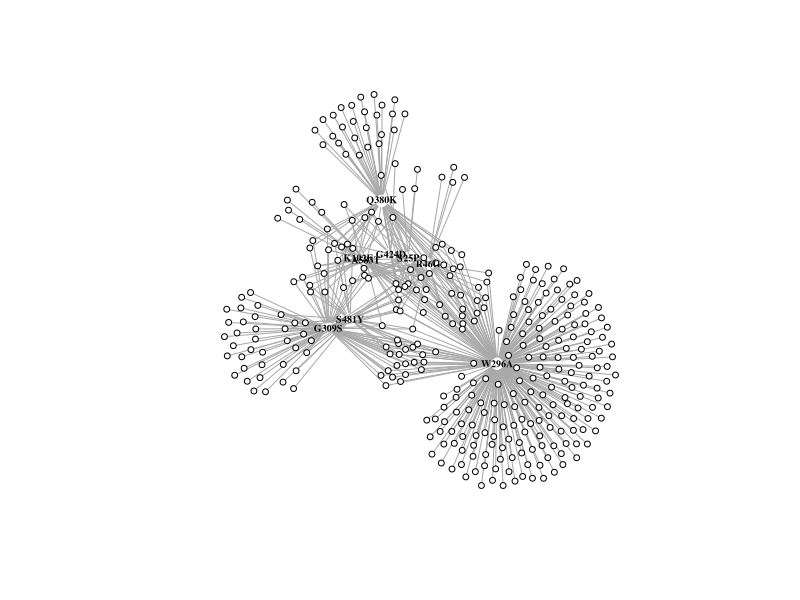
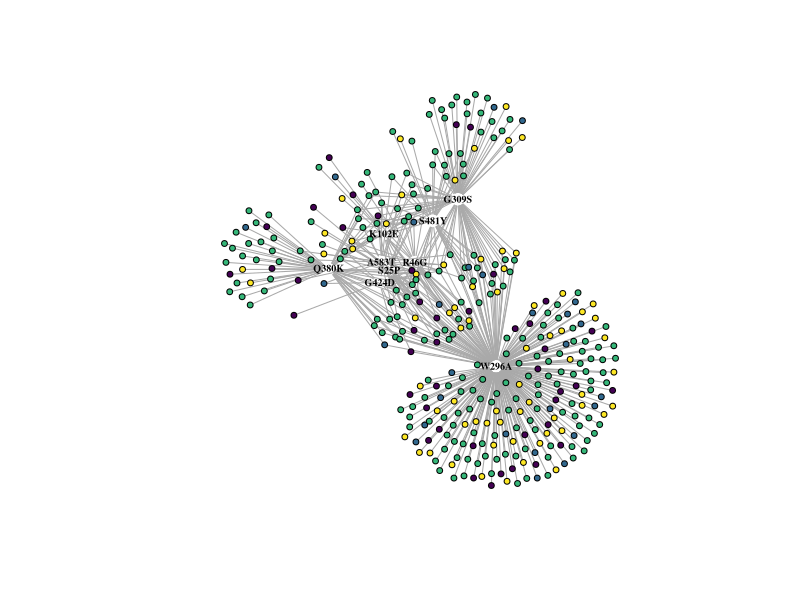
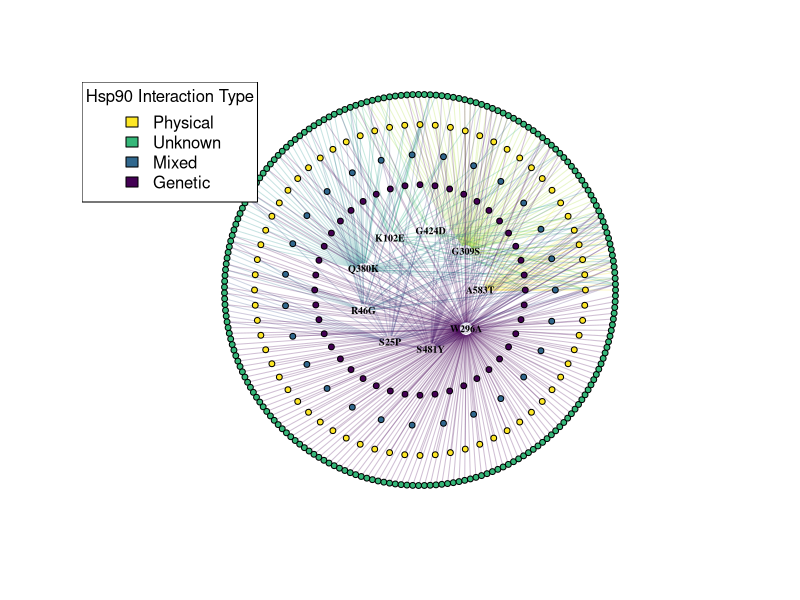
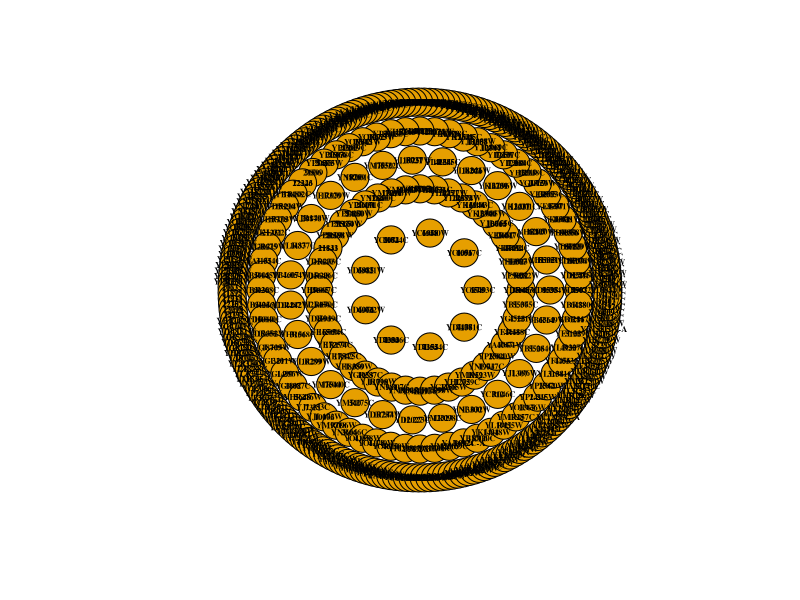

Here is the R script that generated these plots, in order:
## ---- chunk 1
# Load in our data
proteomic <- read.csv("trimmed_proteomic_Data.csv")
## ---- chunk 2

## ---- chunk 3

Hsp90.Interactors <- read.csv("SGD_All_interactions_Hsp90_with_Refs_trimmed.csv", header = TRUE, stringsAsFactors = FALSE)

## ---- chunk 4
GO.terms <- read.table(file = "GO Slim Mapper Results.txt", header = TRUE, sep = "\t", stringsAsFactors = FALSE)
## ---- chunk 5

## ---- chunk 6
#| message: false
#| warning: false
library(igraph)
## ---- chunk 7
#| warning: false

# Nodes
nodes <- unique(c(proteomic$contrast, proteomic$Gene))

g <- make_empty_graph(directed = FALSE)
g <- add_vertices(g, length(nodes))

# set all vertex labels to an empty string
V(g)$label <- ""

# manually assign labels to the 9 (mutant) nodes
V(g)$label[1:9] <- nodes[1:9]

# node colors

V(g)$color <- "white"

# Hide the mutant node shapes
V(g)$size <- 3
V(g)[1:9]$size <- 7

# Hide mutant nodes, but leave labels
V(g)$shape <- "circle"
V(g)$shape[1:9] <- "none"

# Edges
edges <- data.frame(
  from = proteomic$Gene,
  to = proteomic$contrast,
  LogFC = proteomic$logFC,
  p = proteomic$P.Value
  
)

# Convert edge list to indices
edges$from <- match(edges$from, nodes)
edges$to <- match(edges$to, nodes)

# create a list of alternating values from 'from' and 'to' columns
edge_list <- c(rbind(edges$from, edges$to))

g <- add_edges(g, edges = edge_list)

# Specify edge length based on attribute: LogFC
# "Undo" the Log (base: 2) so that larger LogFC values have more 'weight'
# add 10 to all values to help make the network physically smaller.

edge_weights <- abs(edges$LogFC)
E(g)$weight <- edge_weights

layout <- layout_with_fr(g)

# Plot the network
set.seed(420)
plot(g,
     layout = layout,
     margin = -.8, # allow the network to use up more of the margin
     vertex.label.cex = .6,
     vertex.label.font = 2, # Bold
     vertex.label.color= "black",
     edge_arrow_mode = 0,
     xlim=c(-1.75, 1.75), ylim=c(-1.75, 1.75) # Increase the plot size to help accommodate the network
)


## ---- chunk 8
# Assign each gene to a group based on interaction type with Hsp90.
proteomic$Interaction <- "Unknown"
proteomic$Interaction[proteomic$Systemic.name %in% Hsp90.Interactors$Systemic.Name[Hsp90.Interactors$TYPE=="Genetic"]] <- "Genetic"
proteomic$Interaction[proteomic$Systemic.name %in% Hsp90.Interactors$Systemic.Name[Hsp90.Interactors$TYPE=="Physical"]] <- "Physical"
proteomic$Interaction[proteomic$Systemic.name %in% Hsp90.Interactors$Systemic.Name[Hsp90.Interactors$TYPE=="Physical"] &
                        proteomic$Systemic.name %in% Hsp90.Interactors$Systemic.Name[Hsp90.Interactors$TYPE=="Genetic"]] <- "Mixed"

# Assign color to each group
library(viridis)

# Define color palette
colors <- viridis(n = 4, option = "D", alpha = 1, begin = 0, end = 1, direction = -1)

# Add color column to dataframe
proteomic$Int.color <- colors[match(proteomic$Interaction, unique(proteomic$Interaction))]

# Nodes
nodes <- unique(c(proteomic$contrast, proteomic$Gene))

g <- make_empty_graph(directed = FALSE)
g <- add_vertices(g, length(nodes))

V(g)$label <- nodes

# Edges

edges <- data.frame(
  from = proteomic$Gene,
  to = proteomic$contrast,
  LogFC = proteomic$logFC,
  p = proteomic$P.Value
  
)

# Convert edge list to indices
edges$from <- match(edges$from, nodes)
edges$to <- match(edges$to, nodes)

# create a list of alternating values from 'from' and 'to' columns
edge_list <- c(rbind(edges$from, edges$to))

g <- add_edges(g, edges = edge_list)

# node colors

V(g)$color <- "white"
V(g)$color <- proteomic$Int.color[match(V(g)$label, proteomic$Gene)]

# set all vertex labels to an empty string
V(g)$label <- ""

# manually assign labels to the 9 (mutant) nodes
V(g)$label[1:9] <- nodes[1:9]

# Hide the mutant node shapes
V(g)$size <- 3
V(g)[1:9]$size <- 7

# Hide mutant nodes, but leave labels
V(g)$shape <- "circle"
V(g)$shape[1:9] <- "none"

# Specify edge length based on attribute: LogFC
# "Undo" the Log (base: 2) so that larger LogFC values have more 'weight'
# add 10 to all values to help make the network physically smaller.

edge_weights <- abs(edges$LogFC)
E(g)$weight <- edge_weights

layout <- layout_with_fr(g)

# Plot the network
set.seed(420)
plot(g,
     layout = layout,
     margin = -.8, # allow the network to use up more of the margin
     vertex.label.cex = .6,
     vertex.label.font = 2, # Bold
     vertex.label.color= "black",
     edge_arrow_mode = 0,
    vertex.color = V(g)$color,
     xlim=c(-1.75, 1.75), ylim=c(-1.75, 1.75) # Increase the plot size to help accommodate the network
)

## ---- chunk 9
V(g)$label <- nodes

mutants <- matrix(c(cos(seq(0, 2*pi, length.out = 10)), 
                    sin(seq(0, 2*pi, length.out = 10))), ncol = 2)*4

# Add nodes to outer rings based on conditions
V(g)$color <- proteomic$Int.color[match(V(g)$label, proteomic$Gene)]

genetic <- length(unique(proteomic$Gene[proteomic$Interaction == "Genetic"]))+ 1
mixed <- length(unique(proteomic$Gene[proteomic$Interaction == "Mixed"]))+ 1
physical <- length(unique(proteomic$Gene[proteomic$Interaction == "Physical"]))+ 1
unknown <- length(unique(proteomic$Gene[proteomic$Interaction == "Unknown"]))+ 1

Node_coords <- data.frame(nodes.index = 1:359,
                          gene = c(unique(proteomic$contrast),unique(proteomic$Gene[proteomic$Interaction == "Genetic"]), 
                                  unique(proteomic$Gene[proteomic$Interaction == "Mixed"]),
                                  unique(proteomic$Gene[proteomic$Interaction == "Physical"]),
                                  unique(proteomic$Gene[proteomic$Interaction == "Unknown"])
                                  ))

# Assign the nodes in the outer rings to different positions based on their group

genetic.c <- matrix(c(cos(seq(0, 2*pi, length.out = genetic)), 
                    sin(seq(0, 2*pi, length.out = genetic))), 
                    ncol = 2)*7

mixed.c <- matrix(c(cos(seq(0, 2*pi, length.out = mixed)), 
                    sin(seq(0, 2*pi, length.out = mixed))), 
                  ncol = 2)*9

physical.c <- matrix(c(cos(seq(0, 2*pi, length.out = physical)), 
                       sin(seq(0, 2*pi, length.out = physical))), 
                     ncol = 2)*11

Unknown.c <- matrix(c(cos(seq(0, 2*pi, length.out = unknown)), 
                    sin(seq(0, 2*pi, length.out = unknown))), 
                    ncol = 2)*13

DF <- rbind(mutants[-nrow(mutants),], genetic.c[-nrow(genetic.c),], mixed.c[-nrow(mixed.c),], physical.c[-nrow(physical.c),], Unknown.c[-nrow(Unknown.c),])

Node_coords <- cbind(Node_coords,DF)

layout <- as.matrix(Node_coords[,3:4][match(V(g)$label, Node_coords$gene),])

# set all vertex labels to an empty string
V(g)$label <- ""

# manually assign labels to the 9 (mutant) nodes
V(g)$label[1:9] <- nodes[1:9]

###
colors2 <- viridis(n = 9, option = "D", alpha = .25, begin = 0, end = 1, direction = -1)


E(g)$color <- c(rep(colors2[1], degree(g,1)),
                rep(colors2[2], degree(g,2)),
                rep(colors2[3], degree(g,3)),
                rep(colors2[4], degree(g,4)),
                rep(colors2[5], degree(g,5)),
                rep(colors2[6], degree(g,6)),
                rep(colors2[7], degree(g,7)),
                rep(colors2[8], degree(g,8)),
                rep(colors2[9], degree(g,9))
                )


set.seed(420)
plot(g,
     layout = layout,
     margin = -.8, # allow the network to use up more of the margin
     vertex.label.cex = .6,
     vertex.label.font = 2, # Bold
     vertex.label.color= "black",
     edge_arrow_mode = 0,
     vertex.color = V(g)$color,
     edge.alpha = .1,
     xlim=c(-1.75, 1.75), ylim=c(-1.75, 1.75) # Increase the plot size to help accommodate the network
)

legend("topleft", legend=unique(proteomic$Interaction), fill=unique(V(g)$color)[2:5], title = "Hsp90 Interaction Type")
## ---- chunk 10
#| warning: false

# Calculate GO process enrichment
GO.terms$CLUSTER_FREQUENCY <- as.numeric(sub("%", "", GO.terms$CLUSTER_FREQUENCY))/100
GO.terms$GENOME_FREQUENCY <- as.numeric(sub("%", "", GO.terms$GENOME_FREQUENCY))/100
GO.terms$Enrichment <- GO.terms$CLUSTER_FREQUENCY/GO.terms$GENOME_FREQUENCY

# Take top 5 enriched processes that have at least 5 proteins annotated to a cellular process.

GO.terms5 <- GO.terms[GO.terms$NUM_LIST_ANNOTATIONS >= 5,]
GO.terms5 <- GO.terms5[order(GO.terms5$Enrichment, decreasing = T),]
GO.terms5 <- GO.terms5[1:5, c(1,2,9,10)]

library(tidyr)
GO.terms5.split <- separate_rows(GO.terms5, ANNOTATED_GENES, sep = ", ")

proteomic$GO.process <- "other"
proteomic$GO.process[proteomic$Gene %in% GO.terms5.split$ANNOTATED_GENES] <- GO.terms5.split$TERM[GO.terms5.split$ANNOTATED_GENES %in% proteomic$Gene]

g <- graph_from_data_frame(proteomic)

set.seed(420)
plot(g,
     layout = layout,
     margin = -.8, # allow the network to use up more of the margin
     vertex.label.cex = .5,
     vertex.label.font = 2, # Bold
     vertex.label.color= "black",
     edge_arrow_mode = 0,
     xlim=c(-1.75, 1.75), ylim=c(-1.75, 1.75) # Increase the plot size to help accommodate the network
)

